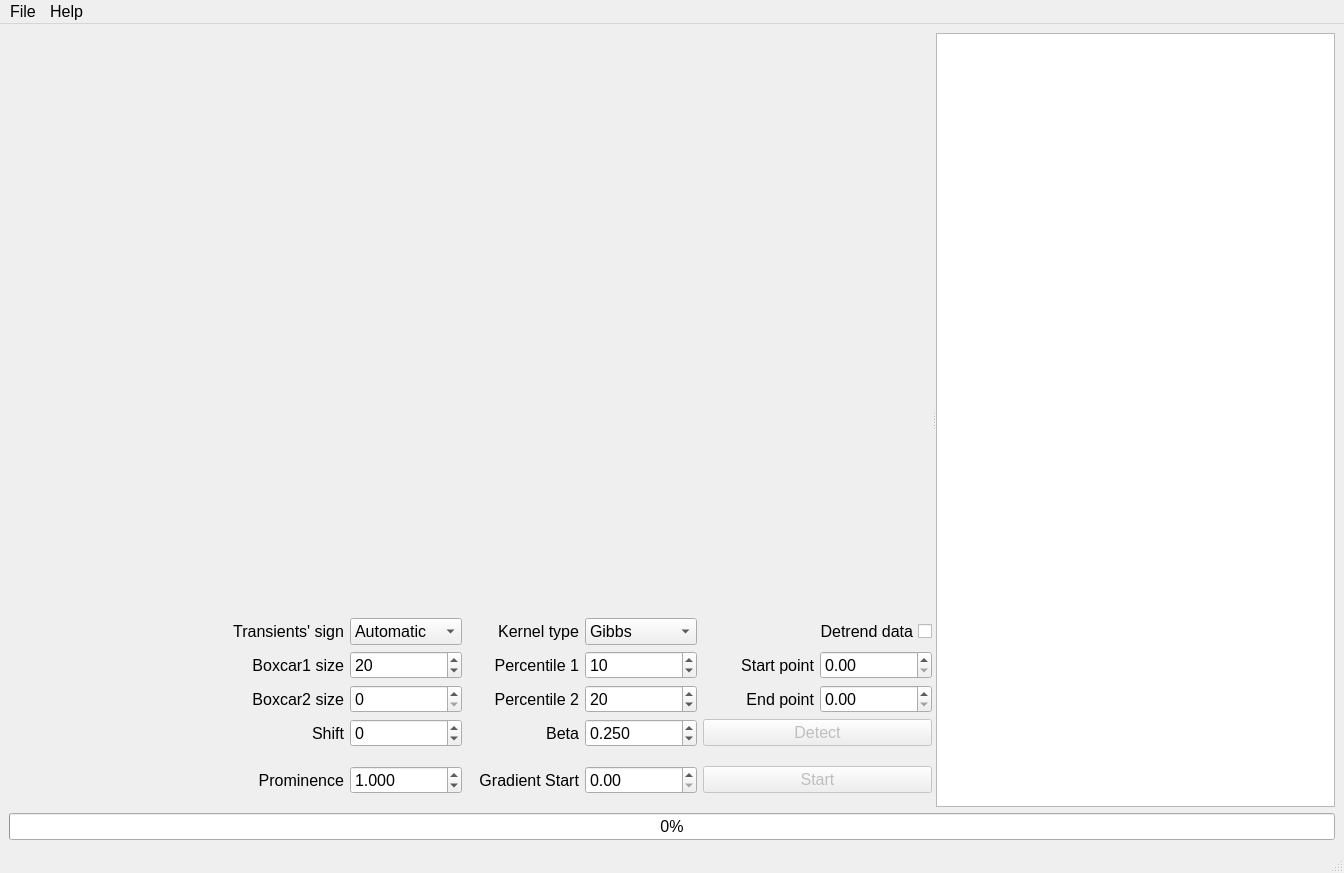
<?xml version="1.0" encoding="UTF-8"?>
<ui version="4.0">
 <class>MainWindow</class>
 <widget class="QMainWindow" name="MainWindow">
  <property name="geometry">
   <rect>
    <x>0</x>
    <y>0</y>
    <width>1344</width>
    <height>873</height>
   </rect>
  </property>
  <property name="font">
   <font>
    <pointsize>12</pointsize>
   </font>
  </property>
  <property name="windowTitle">
   <string>TransientAnalyzer</string>
  </property>
  <widget class="QWidget" name="centralwidget">
   <layout class="QHBoxLayout" name="horizontalLayout">
    <item>
     <layout class="QVBoxLayout" name="verticalLayout_2">
      <item>
       <widget class="QSplitter" name="splitter">
        <property name="orientation">
         <enum>Qt::Horizontal</enum>
        </property>
        <widget class="QWidget" name="layoutWidget">
         <layout class="QVBoxLayout" name="verticalLayout">
          <item>
           <widget class="QLabel" name="Log">
            <property name="text">
             <string/>
            </property>
           </widget>
          </item>
          <item>
           <widget class="PlotWidgetwDblClick" name="PlotWidget" native="true"/>
          </item>
          <item>
           <widget class="QLabel" name="CoordinatesLabel">
            <property name="font">
             <font>
              <family>Calibri</family>
              <pointsize>12</pointsize>
              <italic>true</italic>
             </font>
            </property>
            <property name="text">
             <string/>
            </property>
           </widget>
          </item>
          <item>
           <layout class="QGridLayout" name="gridLayout">
            <property name="horizontalSpacing">
             <number>6</number>
            </property>
            <item row="4" column="0" rowspan="2" colspan="3">
             <widget class="QLabel" name="label_7">
              <property name="text">
               <string>Shift</string>
              </property>
              <property name="alignment">
               <set>Qt::AlignRight|Qt::AlignTrailing|Qt::AlignVCenter</set>
              </property>
             </widget>
            </item>
            <item row="1" column="4" rowspan="2">
             <widget class="QLabel" name="label_3">
              <property name="layoutDirection">
               <enum>Qt::LeftToRight</enum>
              </property>
              <property name="text">
               <string>Percentile 1</string>
              </property>
              <property name="alignment">
               <set>Qt::AlignRight|Qt::AlignTrailing|Qt::AlignVCenter</set>
              </property>
             </widget>
            </item>
            <item row="6" column="4" rowspan="4">
             <widget class="QLabel" name="label_8">
              <property name="text">
               <string>Gradient Start</string>
              </property>
              <property name="alignment">
               <set>Qt::AlignRight|Qt::AlignTrailing|Qt::AlignVCenter</set>
              </property>
             </widget>
            </item>
            <item row="6" column="3" rowspan="4">
             <widget class="QDoubleSpinBox" name="ProminenceBox">
              <property name="decimals">
               <number>3</number>
              </property>
              <property name="minimum">
               <double>0.100000000000000</double>
              </property>
              <property name="maximum">
               <double>3.000000000000000</double>
              </property>
              <property name="singleStep">
               <double>0.100000000000000</double>
              </property>
              <property name="value">
               <double>1.000000000000000</double>
              </property>
             </widget>
            </item>
            <item row="3" column="6">
             <widget class="QLabel" name="label_6">
              <property name="text">
               <string>End point</string>
              </property>
              <property name="alignment">
               <set>Qt::AlignRight|Qt::AlignTrailing|Qt::AlignVCenter</set>
              </property>
             </widget>
            </item>
            <item row="4" column="6" rowspan="2" colspan="2">
             <widget class="QPushButton" name="DetectButton">
              <property name="enabled">
               <bool>false</bool>
              </property>
              <property name="sizePolicy">
               <sizepolicy hsizetype="Minimum" vsizetype="Maximum">
                <horstretch>0</horstretch>
                <verstretch>0</verstretch>
               </sizepolicy>
              </property>
              <property name="text">
               <string>Detect</string>
              </property>
             </widget>
            </item>
            <item row="3" column="5">
             <widget class="QSpinBox" name="Q2Box">
              <property name="maximum">
               <number>100</number>
              </property>
              <property name="value">
               <number>20</number>
              </property>
             </widget>
            </item>
            <item row="1" column="5" rowspan="2">
             <widget class="QSpinBox" name="Q1Box">
              <property name="maximum">
               <number>100</number>
              </property>
              <property name="value">
               <number>10</number>
              </property>
             </widget>
            </item>
            <item row="1" column="6" rowspan="2">
             <widget class="QLabel" name="label_5">
              <property name="text">
               <string>Start point</string>
              </property>
              <property name="alignment">
               <set>Qt::AlignRight|Qt::AlignTrailing|Qt::AlignVCenter</set>
              </property>
             </widget>
            </item>
            <item row="4" column="4" rowspan="2">
             <widget class="QLabel" name="label_9">
              <property name="text">
               <string>Beta</string>
              </property>
              <property name="alignment">
               <set>Qt::AlignRight|Qt::AlignTrailing|Qt::AlignVCenter</set>
              </property>
             </widget>
            </item>
            <item row="0" column="3">
             <widget class="QComboBox" name="SignComboBox">
              <item>
               <property name="text">
                <string>Automatic</string>
               </property>
              </item>
              <item>
               <property name="text">
                <string>Positive</string>
               </property>
              </item>
              <item>
               <property name="text">
                <string>Negative</string>
               </property>
              </item>
             </widget>
            </item>
            <item row="0" column="6" colspan="2">
             <widget class="QCheckBox" name="DetrendBox">
              <property name="layoutDirection">
               <enum>Qt::RightToLeft</enum>
              </property>
              <property name="text">
               <string>Detrend data</string>
              </property>
             </widget>
            </item>
            <item row="6" column="6" rowspan="4" colspan="2">
             <widget class="QPushButton" name="StartButton">
              <property name="enabled">
               <bool>false</bool>
              </property>
              <property name="text">
               <string>Start</string>
              </property>
             </widget>
            </item>
            <item row="0" column="5">
             <widget class="QComboBox" name="KernelcomboBox">
              <item>
               <property name="text">
                <string>Gibbs</string>
               </property>
              </item>
              <item>
               <property name="text">
                <string>RBF</string>
               </property>
              </item>
             </widget>
            </item>
            <item row="4" column="5" rowspan="2">
             <widget class="QDoubleSpinBox" name="BetaBox">
              <property name="decimals">
               <number>3</number>
              </property>
              <property name="maximum">
               <double>1.000000000000000</double>
              </property>
              <property name="singleStep">
               <double>0.100000000000000</double>
              </property>
              <property name="value">
               <double>0.250000000000000</double>
              </property>
             </widget>
            </item>
            <item row="1" column="0" rowspan="2" colspan="3">
             <widget class="QLabel" name="label">
              <property name="text">
               <string>Boxcar1 size</string>
              </property>
              <property name="alignment">
               <set>Qt::AlignRight|Qt::AlignTrailing|Qt::AlignVCenter</set>
              </property>
             </widget>
            </item>
            <item row="4" column="3" rowspan="2">
             <widget class="QSpinBox" name="ShiftBox">
              <property name="minimum">
               <number>-99</number>
              </property>
             </widget>
            </item>
            <item row="6" column="0" rowspan="4" colspan="3">
             <widget class="QLabel" name="label_10">
              <property name="text">
               <string>Prominence</string>
              </property>
              <property name="alignment">
               <set>Qt::AlignRight|Qt::AlignTrailing|Qt::AlignVCenter</set>
              </property>
             </widget>
            </item>
            <item row="3" column="3">
             <widget class="QSpinBox" name="Window2Box">
              <property name="maximum">
               <number>500</number>
              </property>
             </widget>
            </item>
            <item row="0" column="0" colspan="3">
             <widget class="QLabel" name="label_11">
              <property name="text">
               <string>Transients' sign</string>
              </property>
              <property name="alignment">
               <set>Qt::AlignRight|Qt::AlignTrailing|Qt::AlignVCenter</set>
              </property>
             </widget>
            </item>
            <item row="6" column="5" rowspan="4">
             <widget class="QDoubleSpinBox" name="GradientBox"/>
            </item>
            <item row="3" column="4">
             <widget class="QLabel" name="label_4">
              <property name="text">
               <string>Percentile 2</string>
              </property>
              <property name="alignment">
               <set>Qt::AlignRight|Qt::AlignTrailing|Qt::AlignVCenter</set>
              </property>
             </widget>
            </item>
            <item row="3" column="7">
             <widget class="QFocusedDoubleSpinBox" name="EndTimeBox">
              <property name="maximum">
               <double>100000.000000000000000</double>
              </property>
             </widget>
            </item>
            <item row="1" column="7" rowspan="2">
             <widget class="QFocusedDoubleSpinBox" name="StartTimeBox">
              <property name="maximum">
               <double>100000.000000000000000</double>
              </property>
             </widget>
            </item>
            <item row="1" column="3" rowspan="2">
             <widget class="QSpinBox" name="WindowBox">
              <property name="maximum">
               <number>500</number>
              </property>
              <property name="value">
               <number>20</number>
              </property>
             </widget>
            </item>
            <item row="0" column="4">
             <widget class="QLabel" name="label_12">
              <property name="text">
               <string>Kernel type</string>
              </property>
              <property name="alignment">
               <set>Qt::AlignRight|Qt::AlignTrailing|Qt::AlignVCenter</set>
              </property>
             </widget>
            </item>
            <item row="3" column="0" colspan="3">
             <widget class="QLabel" name="label_2">
              <property name="text">
               <string>Boxcar2 size</string>
              </property>
              <property name="alignment">
               <set>Qt::AlignRight|Qt::AlignTrailing|Qt::AlignVCenter</set>
              </property>
             </widget>
            </item>
           </layout>
          </item>
         </layout>
        </widget>
        <widget class="QTableView" name="ParsTable"/>
       </widget>
      </item>
      <item>
       <widget class="QProgressBar" name="progressBar">
        <property name="value">
         <number>0</number>
        </property>
       </widget>
      </item>
     </layout>
    </item>
   </layout>
  </widget>
  <widget class="QMenuBar" name="menubar">
   <property name="geometry">
    <rect>
     <x>0</x>
     <y>0</y>
     <width>1344</width>
     <height>27</height>
    </rect>
   </property>
   <widget class="QMenu" name="menuFile">
    <property name="title">
     <string>File</string>
    </property>
    <addaction name="actionOpen_File"/>
    <addaction name="actionAdd_Stimulation_File"/>
    <addaction name="actionSave_Data"/>
    <addaction name="actionExit"/>
   </widget>
   <widget class="QMenu" name="menuAbout">
    <property name="title">
     <string>Help</string>
    </property>
    <addaction name="actionAbout"/>
   </widget>
   <addaction name="menuFile"/>
   <addaction name="menuAbout"/>
  </widget>
  <widget class="QStatusBar" name="statusbar"/>
  <action name="actionOpen_File">
   <property name="text">
    <string>Open File</string>
   </property>
   <property name="shortcut">
    <string>Ctrl+F</string>
   </property>
  </action>
  <action name="actionSave_parameters">
   <property name="text">
    <string>Save parameters</string>
   </property>
  </action>
  <action name="actionSave_traces">
   <property name="text">
    <string>Save traces</string>
   </property>
  </action>
  <action name="actionExit">
   <property name="text">
    <string>Exit</string>
   </property>
   <property name="shortcut">
    <string>Ctrl+Z</string>
   </property>
  </action>
  <action name="actionAdd_Stimulation_File">
   <property name="text">
    <string>Add Stimulation File</string>
   </property>
   <property name="shortcut">
    <string>Ctrl+D</string>
   </property>
  </action>
  <action name="actionAbout">
   <property name="text">
    <string>About</string>
   </property>
  </action>
  <action name="actionSave_Data">
   <property name="text">
    <string>Save Results</string>
   </property>
   <property name="shortcut">
    <string>Ctrl+S</string>
   </property>
  </action>
 </widget>
 <customwidgets>
  <customwidget>
   <class>PlotWidgetwDblClick</class>
   <extends>QWidget</extends>
   <header>PlotWidgetwDblClick</header>
   <container>1</container>
  </customwidget>
  <customwidget>
   <class>QFocusedDoubleSpinBox</class>
   <extends>QDoubleSpinBox</extends>
   <header>QFocusedDoubleSpinBox</header>
  </customwidget>
 </customwidgets>
 <resources/>
 <connections/>
</ui>
